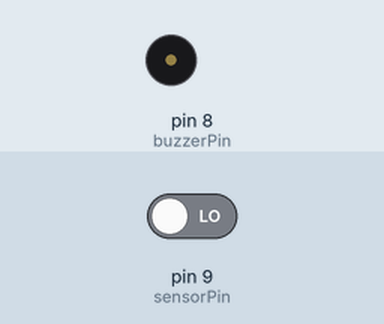
Simulated run of this sketch. Board: Arduino Uno, built with avr-gcc and run on an emulated ATmega328P. Shown: buzzer (waves = sounding). The inputs (shaded band) are chosen by the test bench; at power-on: pin 9 (sensorPin) LOW.

Above: at 1.2 s.
1.3 s: pin 9 (sensorPin) driven HIGH
At 1.55 s:
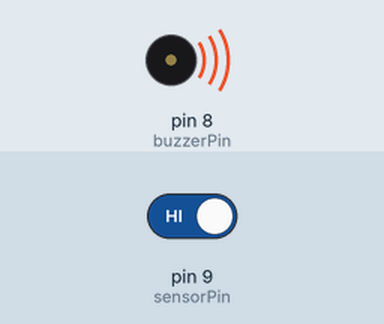
4.3 s: pin 9 (sensorPin) driven LOW
At 4.3 s:
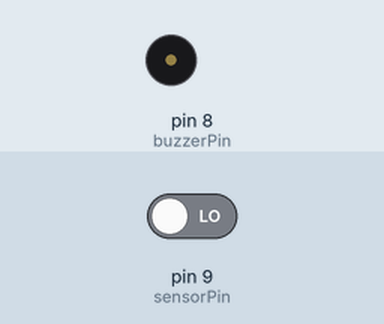
Timing chart, 0 to 7.3 s (numbered marks = the images above; inputs shaded):
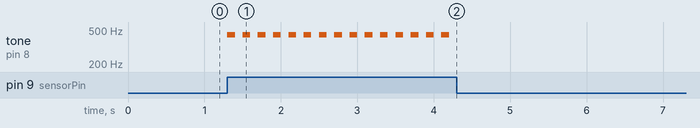

Measured:
- after the input at 1.3 s, tone on pin 8 (buzzerPin): alternates 440 Hz for 0.10 s and silent for 0.10 s, starting at once
- after the input at 4.3 s, tone on pin 8 (buzzerPin): stops changing and stays silent

The sketch:

Sensor_Buzzer_Alarm.ino
```cpp
// Define pins
int sensorPin = 9;
int buzzerPin = 8;
int data;

void setup() {
  // Initialize pins
  pinMode(sensorPin, INPUT);
  pinMode(buzzerPin, OUTPUT);
}

void loop() {
  // Read sensor data
  data = digitalRead(sensorPin);

  // Check if sensor is triggered
  if (data == HIGH) {
    // Play a 440 Hz tone on the buzzer for 100 ms
    tone(buzzerPin, 440);
    delay(100);
    // Stop the tone
    noTone(buzzerPin);
    delay(100);
  } else {
    // Stop the tone if the sensor is not triggered
    noTone(buzzerPin);
  }
}
```
